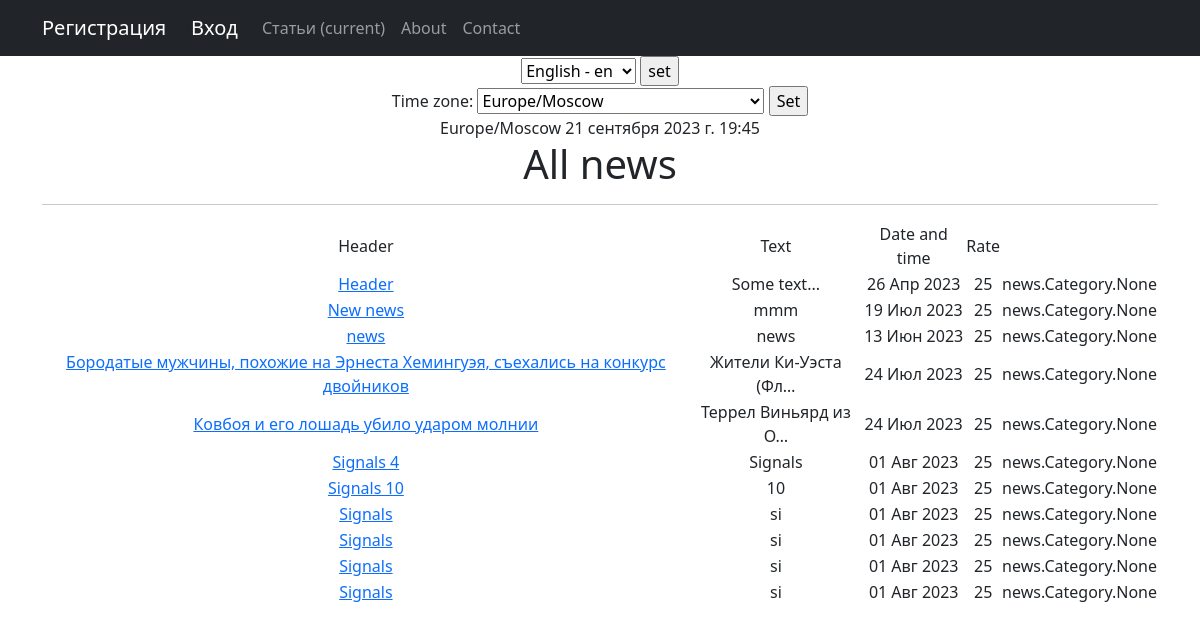
/, run on an earlier commit of the app's database.
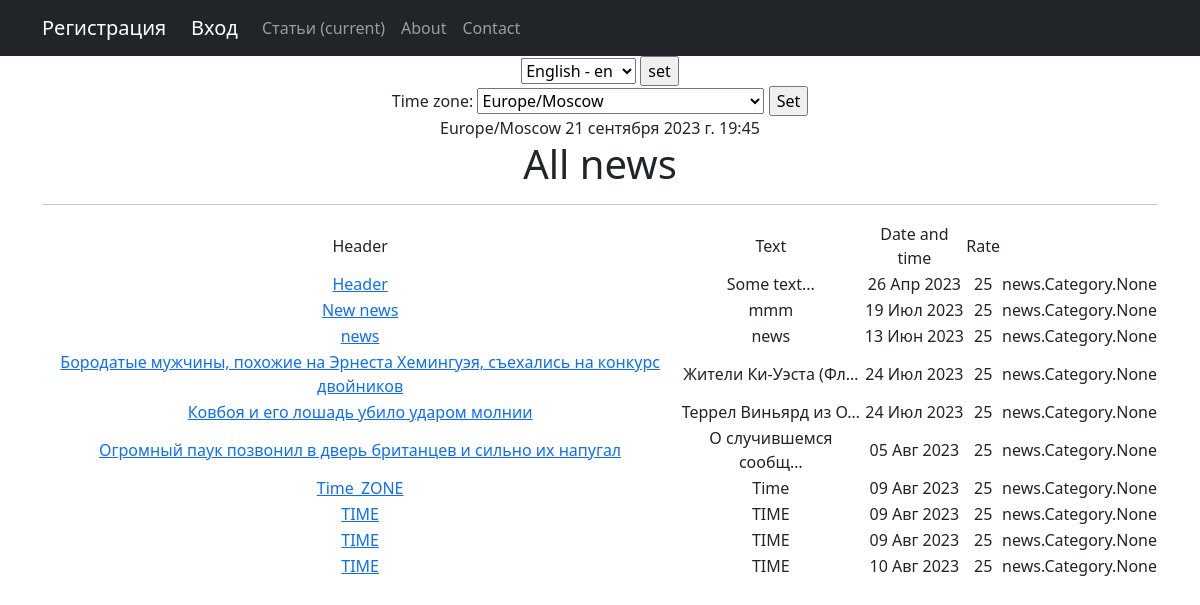
And on a later commit of the database.
### news/models.py (models this page shows, shortened)
class Post(models.Model):
    article_or_news = models.CharField(max_length=2, choices=CHOICES)
    date_and_time = models.DateTimeField(default=timezone.now)
    header = models.CharField(max_length=255)
    text = models.TextField()
    rate_of_post = models.IntegerField(default=0)
    category = models.ManyToManyField(Category, through='PostCategory', related_name='get_posts')
    author = models.ForeignKey(Author, on_delete=models.CASCADE)

class Author(models.Model):
    rate = models.IntegerField(default=0)
    user = models.OneToOneField(User, on_delete=models.CASCADE)

### news/views.py (the view, shortened to what this page needs)
# urls.py: path('', PostList.as_view(), name='post_list'),
class PostList(ListView):
    model = Post
    ordering = '-date_and_time'
    template_name = 'news.html'
    context_object_name = 'news'
    def get(self, request):
        curent_time = timezone.now()
        news = Post.objects.all()
        context = {
            'news': news,
            'current_time': timezone.now(),
            'timezones': pytz.common_timezones  # добавляем в контекст все доступные часовые пояса
        }
        return HttpResponse(render(request, 'news.html', context))

### news/templatetags/custom_filters.py (called while the page is built)
@register.filter()
def censor(value):
   nvalue = str(value)
   nvalue = nvalue.split()
   for i in range(len(nvalue)):
      word = nvalue[i].lower()
      if word in bad_words:
         nvalue[i] = (nvalue[i][0] + '*'*(len(nvalue[i])-1))
   return ' '.join(nvalue)

### templates/news.html (shortened to what this page needs)
{% extends 'flatpages/default.html' %}
{% load cache %}
{% load i18n %}
{% load tz %}
{% load custom_filters %}
{% load bootstrap %}
{% load  custom_tags%}
{%cache 100 content%}
{% block content %}
        <form action="{% url 'set_language' %}" method="POST"> {% csrf_token %}
        <select name="language" id="">
            {% get_available_languages as LANGUAGES %}
            {% get_language_info_list for LANGUAGES as languages %}
            {% for language in languages %}
                <option value="{{ language.code }}" {% if language.code == LANGUAGE_CODE %} selected >{% endif %} >
                    {{ language.name_local }} - {{ language.code }}
                </option>
            {% endfor %}
        </select>
        <input type="submit" value="set">
    </form>
    {% get_current_timezone as TIME_ZONE %}
    <form action="" method="POST">
        <label for="timezone">Time zone:</label>
        <select name="timezone">
            {% for tz in timezones %}
            <option value="{{ tz }}"{% if tz == TIME_ZONE %} selected{% endif %}>{{ tz }}</option>
            {% endfor %}
        </select>
        <input type="submit" value="Set">
    </form>
    {{ TIME_ZONE }}
    {{ current_time|timezone:TIME_ZONE }}
    <h1>All news</h1>
    <hr>
    {% if news %}
        <table>
            <tr>
                <td>Header</td>
                <td>Text</td>
                <td>Date and time</td>
                <td>Rate</td>
            </tr>
            {% for new in news %}
                <tr>
                    <td><a href="{% url 'category' new.pk %}">{{new.header|censor}}</a></td>
                    <td>{{new.text|truncatechars:20|censor}}</td>
                    <td>{{new.date_and_time|date:'d M Y'}}</td>
                    <td>{{new.author.rate}}</td>
                    <td>{{new.category}}</td>
                </tr>
            {% endfor %}
        </table>
    {% else %}
        <p>No news</p>
    {% endif %}
{% endblock content %}
{% endcache %}

What changed in the data, as far as the page shows it:
removed Post: header|censor "Signals 4", text|censor "Signals", date_and_time "01 Авг 2023", author.rate "25", category "news.Category.None"
removed Post: header|censor "Signals 10", text|censor "10", date_and_time "01 Авг 2023", author.rate "25", category "news.Category.None"
removed Post: header|censor "Signals", text|censor "si", date_and_time "01 Авг 2023", author.rate "25", category "news.Category.None"
removed Post: header|censor "Signals", text|censor "si", date_and_time "01 Авг 2023", author.rate "25", category "news.Category.None"
removed Post: header|censor "Signals", text|censor "si", date_and_time "01 Авг 2023", author.rate "25", category "news.Category.None"
removed Post: header|censor "Signals", text|censor "si", date_and_time "01 Авг 2023", author.rate "25", category "news.Category.None"
added Post: header|censor "Огромный паук позвонил в дверь британцев и сильно их напугал", text|censor "О случившемся сообщ…", date_and_time "05 Авг 2023", author.rate "25", category "news.Category.None"
added Post: header|censor "Time_ZONE", text|censor "Time", date_and_time "09 Авг 2023", author.rate "25", category "news.Category.None"
added Post: header|censor "TIME", text|censor "TIME", date_and_time "09 Авг 2023", author.rate "25", category "news.Category.None"
added Post: header|censor "TIME", text|censor "TIME", date_and_time "09 Авг 2023", author.rate "25", category "news.Category.None"
added Post: header|censor "TIME", text|censor "TIME", date_and_time "10 Авг 2023", author.rate "25", category "news.Category.None"
